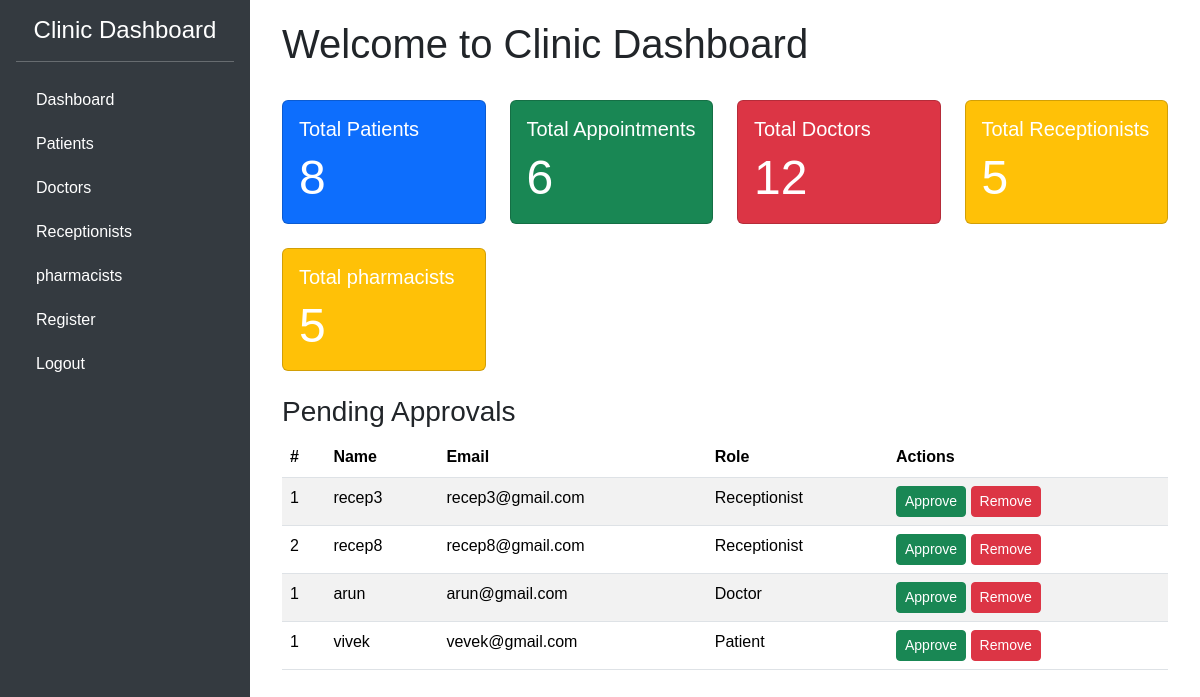
/admin_home/ (signed in), run on the app's committed database.
### clinic_mgt_app/models.py (models this page shows, shortened)
class CustomUser(AbstractBaseUser,PermissionsMixin):
    username=models.CharField(max_length=100,unique=True)
    email=models.EmailField(blank=True,null=True)
    is_active=models.BooleanField(default=True,verbose_name='active')
    is_staff=models.BooleanField(default=False)
    role=models.IntegerField(choices=ROLE_CHOICE,null=True)
    created_at=models.DateTimeField(auto_now_add=True)
    updated_at=models.DateTimeField(auto_now=True)
    is_approved = models.BooleanField(default=False)
    USERNAME_FIELD='username'
    REQUIRED_FIELDS=[]
    objects=CustomUserManager()

### clinic_mgt_app/views.py (the view)
# urls.py: path('admin_home/',views.admin_home,name='admin_home'),
@login_required
def admin_home(request):
    all_users = CustomUser.objects.all()
    receptionists = all_users.filter(role=2, is_approved=False)
    doctors = all_users.filter(role=3, is_approved=False)
    patients = all_users.filter(role=4, is_approved=False)
    pharmacists = all_users.filter(role=5, is_approved=False)  # Assuming role=5 for pharmacists
    total_receptionists = all_users.filter(role=2).count()
    total_doctors = all_users.filter(role=3).count()
    total_patients = all_users.filter(role=4).count()
    total_pharmacists = all_users.filter(role=5).count()  # Total pharmacists
    total_appointments = Appointment.objects.count()
    pending_approvals = all_users.filter(is_approved=False).count()
    context = {
        'receptionists': receptionists,
        'doctors': doctors,
        'patients': patients,
        'pharmacists': pharmacists,  # Add pharmacists to the context
        'total_receptionists': total_receptionists,
        'total_doctors': total_doctors,
        'total_patients': total_patients,
        'total_pharmacists': total_pharmacists,  # Pass total pharmacists
        'total_appointments': total_appointments,
        'pending_approvals': pending_approvals,
    }
    return render(request, 'admin_home.html', context)

### clinic_mgt_app/templates/admin_home.html (shortened to what this page needs)
<!DOCTYPE html>
<html lang="en">
<head>
    <link href="https://cdn.jsdelivr.net/npm/bootstrap@5.3.1/dist/css/bootstrap.min.css" rel="stylesheet">
</head>
<body>
  <div class="sidebar p-3">
    <h4 class="text-center">Clinic Dashboard</h4>
    <hr>
    <a href="#">Dashboard</a>
    <a href="{% url 'patient_list' %}">Patients</a>
    <a href="{% url 'doctor_list' %}">Doctors</a>
    <a href="{% url 'receptionist_list' %}">Receptionists</a>
    <a href="{% url 'pharmacist_list' %}">pharmacists</a>
    <a href="{% url 'register' %}">Register</a>
    <a href="{% url 'logout' %}">Logout</a>
</div>
    <div class="main-content">
        <div class="container">
            <div class="d-flex justify-content-between align-items-center mb-4">
                <h1>Welcome to Clinic Dashboard</h1>
            </div>
            <div class="row g-4">
                <div class="col-md-3">
                    <div class="card text-white bg-primary">
                        <div class="card-body">
                            <h5 class="card-title">Total Patients</h5>
                            <p class="card-text display-5">{{ total_patients }}</p>
                        </div>
                    </div>
                </div>
                <div class="col-md-3">
                    <div class="card text-white bg-success">
                        <div class="card-body">
                            <h5 class="card-title">Total Appointments</h5>
                            <p class="card-text display-5">{{ total_appointments }}</p>
                        </div>
                    </div>
                </div>
                <div class="col-md-3">
                    <div class="card text-white bg-danger">
                        <div class="card-body">
                            <h5 class="card-title">Total Doctors</h5>
                            <p class="card-text display-5">{{ total_doctors }}</p>
                        </div>
                    </div>
                </div>
                <div class="col-md-3">
                    <div class="card text-white bg-warning">
                        <div class="card-body">
                            <h5 class="card-title">Total Receptionists</h5>
                            <p class="card-text display-5">{{ total_receptionists }}</p>
                        </div>
                    </div>
                </div>
                <div class="col-md-3">
                    <div class="card text-white bg-warning">
                        <div class="card-body">
                            <h5 class="card-title">Total pharmacists</h5>
                            <p class="card-text display-5">{{ total_pharmacists }}</p>
                        </div>
                    </div>
                </div>
            </div>
<div class="mt-4">
    <h3>Pending Approvals</h3>
    <table class="table table-striped">
        <thead>
            <tr>
                <th>#</th>
                <th>Name</th>
                <th>Email</th>
                <th>Role</th>
                <th>Actions</th>
            </tr>
        </thead>
        <tbody>
            {% for user in receptionists %}
            <tr>
                <td>{{ forloop.counter }}</td>
                <td>{{ user.username }}</td>
                <td>{{ user.email }}</td>
                <td>Receptionist</td>
                <td>
                    <a href="{% url 'approve' user.id %}" class="btn btn-success btn-sm">Approve</a>
                    <a href="{% url 'remove' user.id %}" class="btn btn-danger btn-sm">Remove</a>
                </td>
            </tr>
            {% endfor %}
            {% for user in doctors %}
            <tr>
                <td>{{ forloop.counter }}</td>
                <td>{{ user.username }}</td>
                <td>{{ user.email }}</td>
                <td>Doctor</td>
                <td>
                    <a href="{% url 'approve' user.id %}" class="btn btn-success btn-sm">Approve</a>
                    <a href="{% url 'remove' user.id %}" class="btn btn-danger btn-sm">Remove</a>
                </td>
            </tr>
            {% endfor %}
            {% for user in patients %}
            <tr>
                <td>{{ forloop.counter }}</td>
                <td>{{ user.username }}</td>
                <td>{{ user.email }}</td>
                <td>Patient</td>
                <td>
                    <a href="{% url 'approve' user.id %}" class="btn btn-success btn-sm">Approve</a>
                    <a href="{% url 'remove' user.id %}" class="btn btn-danger btn-sm">Remove</a>
                </td>
            </tr>
            {% endfor %}
        </tbody>
    </table>
  </div>
        </div>
    </div>
</body>
</html>

### clinic_mgt_app/templates/admin_home.html (style rules this page uses)
body { font-family: Arial, sans-serif; }
.sidebar { height: 100vh; background-color: #343a40; color: white; position: fixed; width: 250px; }
.sidebar a { color: white; text-decoration: none; display: block; padding: 10px 20px; }
.main-content { margin-left: 250px; padding: 20px; }

### data on the page
CustomUser: username "recep3", email "recep3@gmail.com"
CustomUser: username "recep8", email "recep8@gmail.com"
CustomUser: username "arun", email "arun@gmail.com"
CustomUser: username "vivek", email "vevek@gmail.com"

### other printed values
{{ total_patients }} "8"
{{ total_appointments }} "6"
{{ total_doctors }} "12"
{{ total_receptionists }} "5"
{{ total_pharmacists }} "5"
